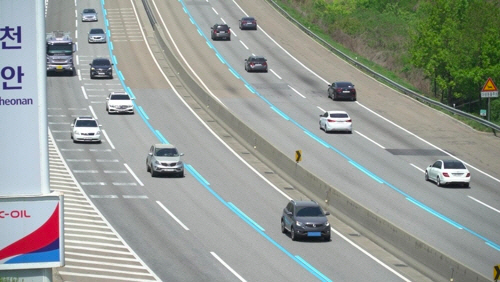
//> input picture F458/dsp/ccs_backup1/sungmin/3/sample.jpg, 500 x 282 px
$ ./dsp_performance   (built with g++ and OpenCV 4)
//> lines starting //> are read from the running program, lines starting //| are printed output that depends on the picture
#include <opencv2/imgproc/imgproc.hpp>
#include <opencv2/highgui/highgui.hpp>
#include <opencv2/core/ocl.hpp>
#include <unistd.h>
#include <stdio.h>
#include <time.h>

double tdiff_calc(struct timespec &tp_start, struct timespec &tp_end)
{
    return (double)(tp_end.tv_nsec-tp_start.tv_nsec)*0.000001+
            (double)(tp_end.tv_sec-tp_start.tv_sec)*1000.0;
}

using namespace cv;

int main(int argc, char **argv)
{
    struct timespec tp0, tp1, tp2, tp3;
    UMat img, gray;
    imread(("sample.jpg"),1).copyTo(img);
//> img is the input picture: 282 rows x 500 cols, CV_8UC3; mean B, G, R 150.4, 156.3, 150.3

    clock_gettime(CLOCK_MONOTONIC,&tp0);
    cvtColor(img,gray,COLOR_BGR2GRAY);
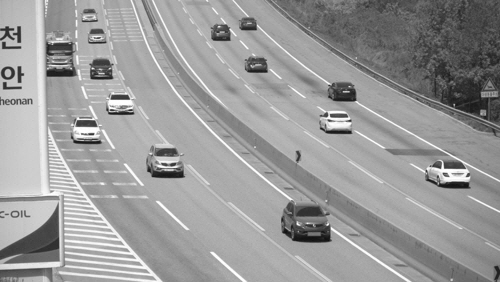
//> gray: 282 rows x 500 cols, CV_8UC1; min 15, max 255, mean 153.8
    clock_gettime(CLOCK_MONOTONIC,&tp1);
    GaussianBlur(gray,gray,Size(5,5),1.25);
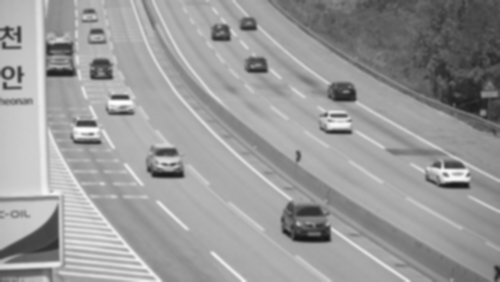
//> gray: 282 rows x 500 cols, CV_8UC1; min 22, max 254, mean 153.8
    clock_gettime(CLOCK_MONOTONIC,&tp2);
    Canny(gray,gray,0,30);
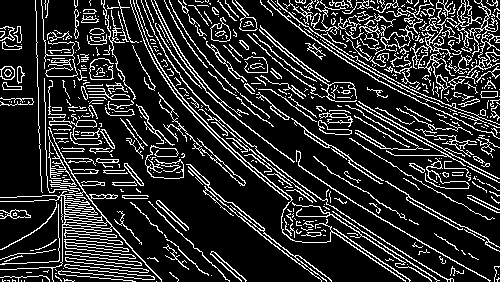
//> gray: 282 rows x 500 cols, CV_8UC1; 17.4% white in thin lines or dots
    clock_gettime(CLOCK_MONOTONIC,&tp3);

    printf("BGR2GRAY tdiff=%lf ms\n",tdiff_calc(tp0,tp1));
    printf("Gauss Blur tdiff=%lf ms\n",tdiff_calc(tp1,tp2));
    printf("Canny tdiff=%lf ms\n",tdiff_calc(tp2,tp3));

    imwrite("test.jpg",gray);

    return 0;
}
